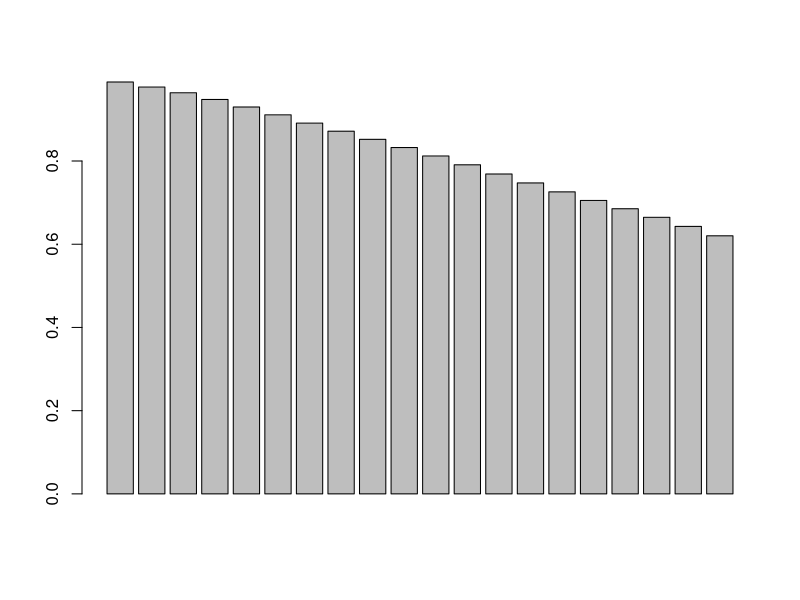

The R source for this figure:
# Representative value
dat <- BJsales

# 標本期待値
sample_mean <- sum(dat)/length(dat)
# 標本分散
sample_variance <- sum((dat-sample_mean)^2)/length(dat)
# 標本自己共分散
get_autocov_k <- function(x,k){
  if(k+1>length(x)){
    print('Please input k : k +1 < length(x)')
  }else{
    sm <- sum(x)/length(x)
    sample_autocovariance <- sum((x[1:(length(x)-k)]-sm)*(x[(k+1):length(x)]-sm)/(length(x)-k))
    return(sample_autocovariance)
  }
}
## 標本1次自己分散
autocovariance_1 <- get_autocov_k(dat,1)
## 標本2次自己分散
autocovariance_2 <- get_autocov_k(dat,2)

# 標本自己相関
autocorrelation_coefficient_1 <- autocovariance_1/sample_variance
autocorrelation_coefficient_2 <- autocovariance_2/sample_variance

# コレログラム
acc <- c()
for(i in 1:20){
  acc <- append(acc,get_autocov_k(dat,i)/sample_variance)
}
barplot(acc)

